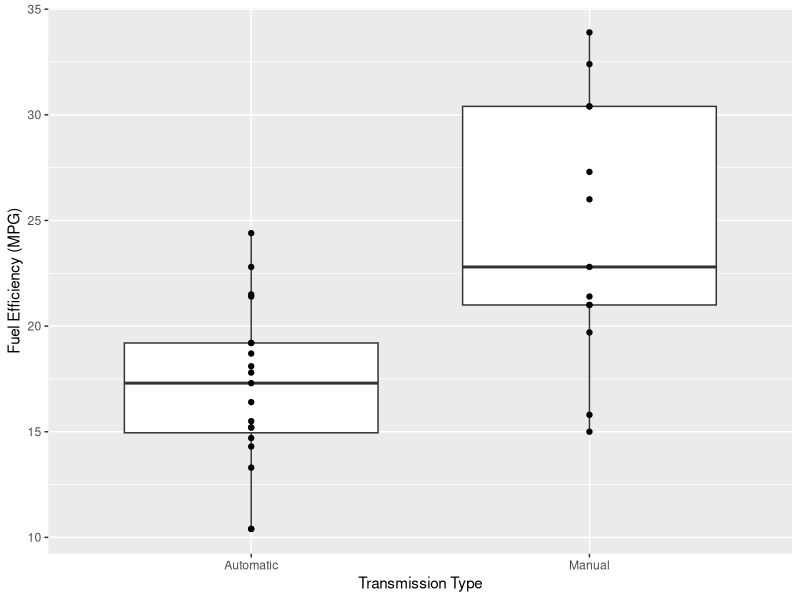
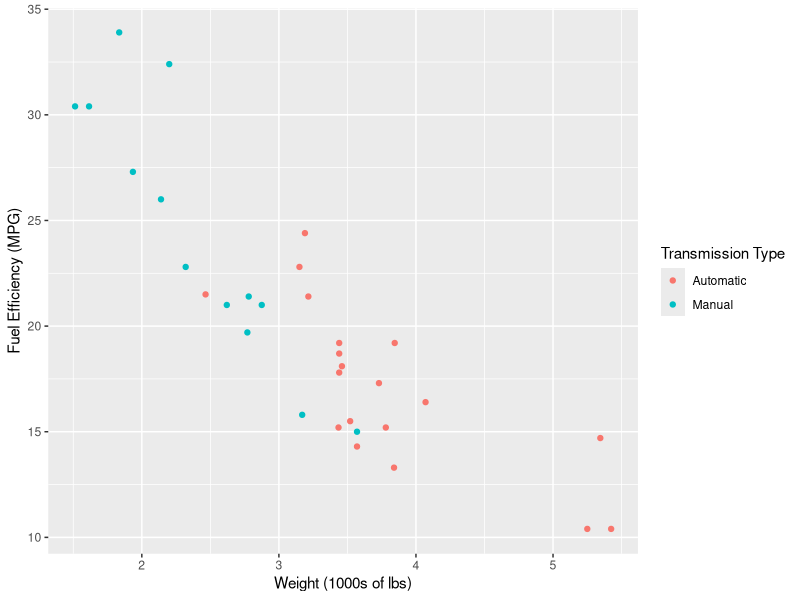
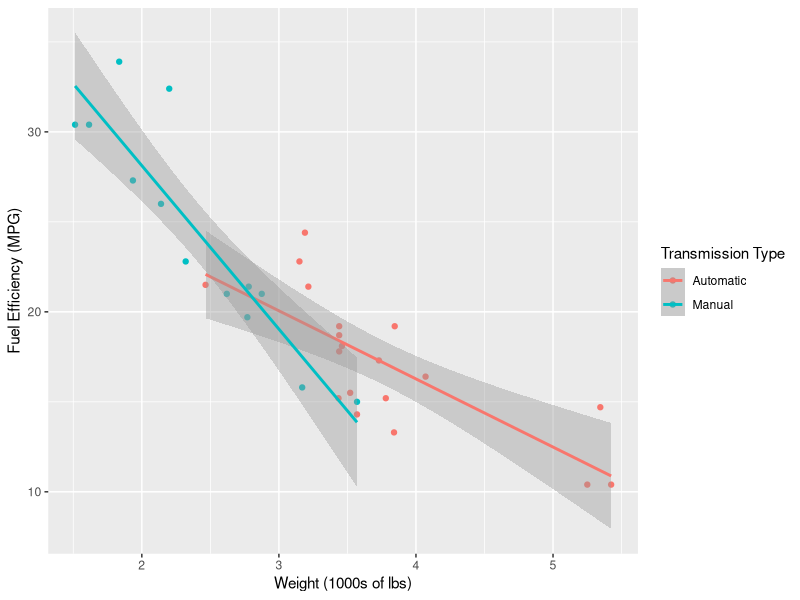
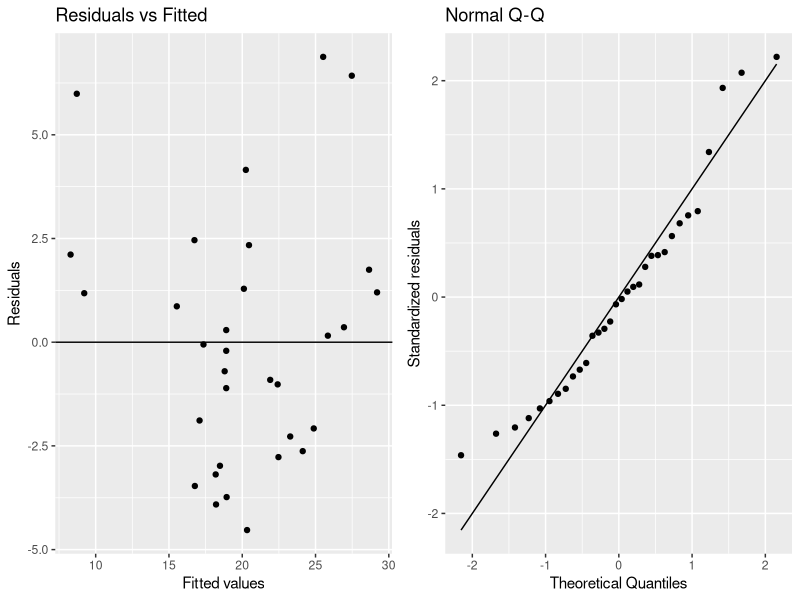

These charts were generated, in order, by the following R code:
## ---- chunk 1
library(knitr)
library(xtable)
data(mtcars)
mtcars$am <- factor(mtcars$am, levels = c(0, 1), labels = c("Automatic", "Manual"))
opts_chunk$set(comment="", message=FALSE,fig.path='figure/beamer-',fig.show='hold',size='small')
options(xtable.comment = FALSE)
## ---- chunk 2
kitchen_sink <- lm(mpg ~ ., mtcars)
## ---- chunk 3
print(xtable(summary(kitchen_sink)$coef), file="kitchen_sink.tex", floating=FALSE)
## ---- chunk 4
fit <- lm(mpg ~ am + wt, mtcars)
interaction_fit <- lm(mpg ~ am * wt, mtcars)
## ---- chunk 5
print(xtable(summary(fit)$coef), file="fit.tex", floating=FALSE)
print(xtable(summary(interaction_fit)$coef), file="interaction_fit.tex", floating=FALSE)
## ---- chunk 6
press <- resid(interaction_fit) / (1 - hatvalues(interaction_fit))
top <- head(press[order(-abs(press))], n = 1)
## ---- chunk 7
require(ggplot2); require(plyr)
ggplot(mtcars, aes(am, mpg)) +
geom_boxplot() +  geom_point() + xlab("Transmission Type") +
ylab("Fuel Efficiency (MPG)") + guides(color = guide_legend(title = "Transmission Type"))
## ---- chunk 8
ggplot(mtcars, aes(x = wt, y = mpg, color = am)) +
geom_point() +  xlab("Weight (1000s of lbs)") + 
ylab("Fuel Efficiency (MPG)") + guides(color = guide_legend(title = "Transmission Type"))
## ---- chunk 9
ggplot(mtcars, aes(x = wt, y = mpg, color = am)) +
geom_point() +  xlab("Weight (1000s of lbs)") + geom_smooth(method = "lm", formula = y ~ x) +
ylab("Fuel Efficiency (MPG)") + guides(color = guide_legend(title = "Transmission Type"))
## ---- chunk 10
#The code for making these plots in ggplot2 comes from http://ygc.name/2011/08/17/ggplot2-version-figures-25-recipes-started-r/
library(gridExtra)
model_plot <- function(m) {
  r <- residuals(m)
  yh <- predict(m)
  scatterplot <- function(x,y, title="", xlab="", ylab="") {
    d <- data.frame(x=x,y=y)
    p <- ggplot(d, aes(x=x,y=y)) + geom_point() +  xlab(xlab) + ylab(ylab) + ggtitle(title)
  	return(p)
  }
  p1 <- scatterplot(yh,r,
                    title="Residuals vs Fitted",
                    xlab="Fitted values",
                    ylab="Residuals")
  p1 <- p1 +geom_hline(yintercept=0)#+geom_smooth()
  s <- sqrt(deviance(m)/df.residual(m))
  rs <- r/s
  
  qqplot <- function(y,
                     distribution=qnorm,
                     title="Normal Q-Q",
                     xlab="Theoretical Quantiles",
                     ylab="Sample Quantiles") {
      require(ggplot2)
      x <- distribution(ppoints(y))
      d <- data.frame(x=x, y=sort(y))
      p <- ggplot(d, aes(x=x, y=y)) +
          geom_point() +
              geom_line(aes(x=x, y=x)) +
                    xlab(xlab) +
                          ylab(ylab) + ggtitle(title)
      return(p)
  }
  
  p2 <- qqplot(rs, ylab="Standardized residuals")
  grid.arrange(p1,p2, ncol=2)
}

model_plot(fit)
